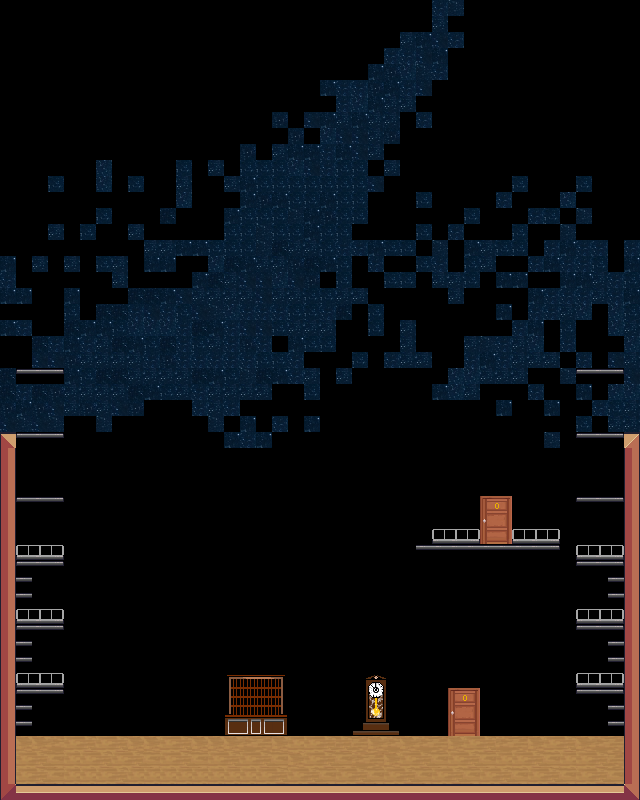

A level layout from a 2D game, rendered from its tile map. Below: a short description, then the map file with tile-grid data replaced by summaries:
An orthogonal 40x50 tile map with 16x16 px tiles, 1 tile layer (圖塊層 1) and 46 objects (39x Platform, Player).

<map version="1.10" tiledversion="1.10.2" orientation="orthogonal" renderorder="right-down" width="40" height="50" tilewidth="16" tileheight="16" infinite="0" nextlayerid="4" nextobjectid="109">
 <tileset firstgid="1" source="Yuki Sekai 1.tsx" />
 <layer id="1" name="圖塊層 1" width="40" height="50">
  <data>[2000 cells, 2000 non-empty, 62 distinct tile ids]</data>
 </layer>
 <objectgroup id="3" name="Collisions">
  <object id="14" x="0" y="432" height="368" />
  <object id="19" x="0" y="0" width="16" height="800" />
  <object id="21" x="16" y="0" width="608" height="64" />
  <object id="22" x="624" y="0" width="16" height="800" />
  <object id="23" x="16" y="784" width="608" height="16" />
  <object id="40" type="Platform" x="32" y="560" width="32" height="16" />
  <object id="42" type="Platform" x="16" y="624" width="48" height="16" />
  <object id="47" type="Platform" x="16" y="688" width="48" height="16" />
  <object id="48" x="16" y="736" width="608" height="48" />
  <object id="51" type="Platform" x="576" y="560" width="32" height="16" />
  <object id="52" type="Platform" x="576" y="624" width="48" height="16" />
  <object id="53" type="Platform" x="576" y="688" width="48" height="16" />
  <object id="65" type="Platform" x="272" y="608" width="272" height="16" />
  <object id="69" type="Platform" x="608" y="704" width="16" height="32" />
  <object id="72" type="Platform" x="576" y="496" width="48" height="16" />
  <object id="73" type="Platform" x="576" y="432" width="48" height="16" />
  <object id="74" type="Platform" x="576" y="368" width="48" height="16" />
  <object id="75" type="Platform" x="16" y="496" width="48" height="16" />
  <object id="76" type="Platform" x="16" y="432" width="48" height="16" />
  <object id="77" type="Platform" x="16" y="368" width="48" height="16" />
  <object id="78" type="Platform" x="240" y="400" width="48" height="16" />
  <object id="79" type="Platform" x="288" y="384" width="48" height="16" />
  <object id="80" type="Platform" x="304" y="352" width="48" height="16" />
  <object id="81" type="Platform" x="352" y="368" width="48" height="16" />
  <object id="82" type="Platform" x="368" y="304" width="48" height="16" />
  <object id="83" type="Platform" x="416" y="336" width="48" height="16" />
  <object id="84" type="Platform" x="80" y="320" width="48" height="16" />
  <object id="85" type="Platform" x="128" y="304" width="48" height="16" />
  <object id="86" type="Platform" x="176" y="320" width="48" height="16" />
  <object id="87" type="Platform" x="224" y="304" width="48" height="16" />
  <object id="88" type="Platform" x="224" y="352" width="48" height="16" />
  <object id="89" type="Platform" x="528" y="320" width="48" height="16" />
  <object id="90" type="Platform" x="480" y="288" width="48" height="16" />
  <object id="92" type="Platform" x="16" y="704" width="16" height="32" />
  <object id="94" type="Platform" x="608" y="640" width="16" height="32" />
  <object id="95" type="Platform" x="128" y="704" width="80" height="16" />
  <object id="96" type="Platform" x="464" y="672" width="16" height="16" />
  <object id="97" type="Platform" x="288" y="592" width="16" height="16" />
  <object id="98" type="Platform" x="112" y="560" width="160" height="16" />
  <object id="100" type="Platform" x="64" y="512" width="16" height="16" />
  <object id="101" type="Platform" x="80" y="528" width="16" height="16" />
  <object id="102" type="Platform" x="96" y="544" width="16" height="16" />
  <object id="104" type="Platform" x="272" y="576" width="16" height="16" />
  <object id="106" type="Platform" x="240" y="640" width="16" height="16" />
  <object id="108" type="Platform" x="176" y="272" width="64" height="16" />
 </objectgroup>
 <objectgroup id="2" name="SpawnPoints">
  <object id="11" name="Player" type="Player" x="304" y="672" width="32" height="32" />
 </objectgroup>
</map>
